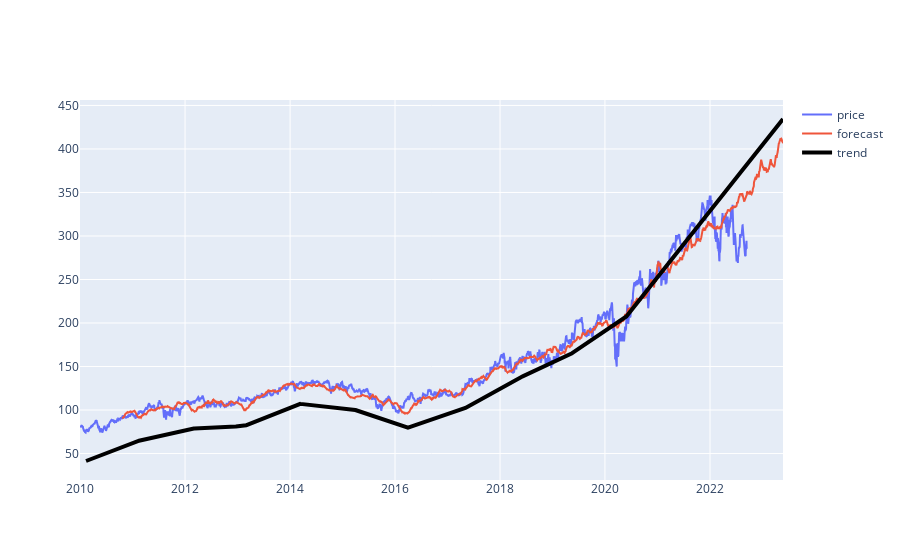

Notebook cell for this chart:
### Code cell
# plot the data
fig = go.Figure()
fig = fig.add_trace(go.Line(x = forecast['ds'],
                            y = forecast['y'], 
                            name = 'price'))

fig = fig.add_trace(go.Line(x = forecast['ds'],
                            y = forecast['yhat180'], 
                            name = 'forecast'))

fig = fig.add_trace(go.Line(x = forecast['ds'],
                            y = forecast['trend'], 
                            name = 'trend', 
                            line=dict(color='black', width=4)))       
fig.show()

### Figure 1 — Plotly figure (JSON) as saved in the notebook; plotly's stock layout.template omitted (floating-point values rounded to 4 significant figures; data arrays with more than 128 entries replaced by an {"elided": "..."} marker saying what was removed)
{"data": [{"name": "price", "type": "scatter", "x": {"elided": "3495 str values"}, "y": {"elided": "3495 float values"}}, {"name": "forecast", "type": "scatter", "x": {"elided": "3495 str values"}, "y": {"elided": "3495 float values"}}, {"line": {"color": "black", "width": 4}, "name": "trend", "type": "scatter", "x": {"elided": "3495 str values"}, "y": {"elided": "3495 float values"}}], "layout": {}}
